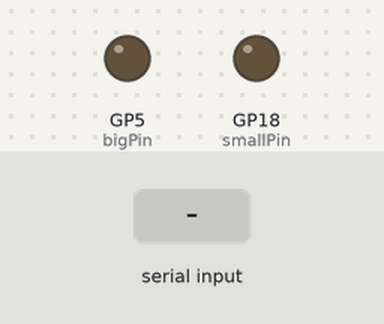
The sketch below on a simulated Raspberry Pi Pico. On the bench: output pins drawn as LEDs (lit = HIGH). Dashed ring = blinking. Inputs (shaded band) come from the test bench. What the sketch prints to the serial monitor is not drawn.

Above: at 1.2 s.
1.3 s: "E90\n" received over Serial
At 2.45 s:
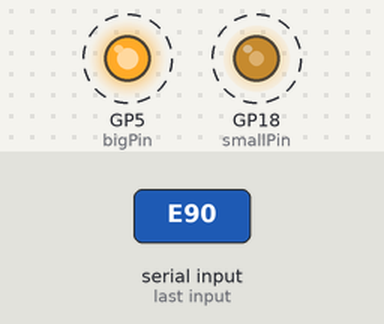
4.3 s: "E" received over Serial
6.8 s: "A90\n" received over Serial
At 7.7 s:
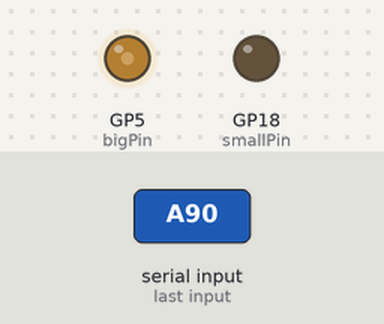
8.3 s: "A,45\n" received over Serial
At 8.9 s:
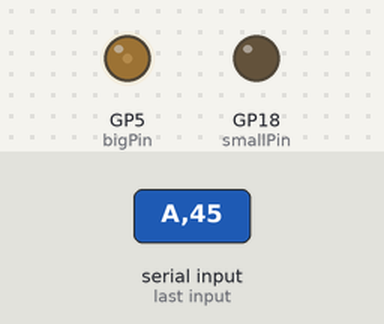
9.8 s: "B,45\n" received over Serial
At 11.0 s:
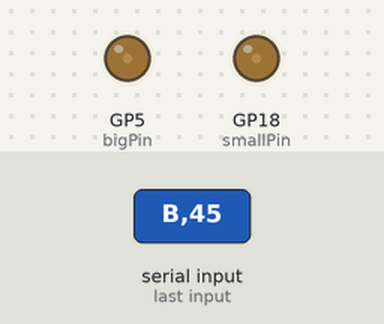
11.3 s: "E,45\n" received over Serial
At 12.45 s:
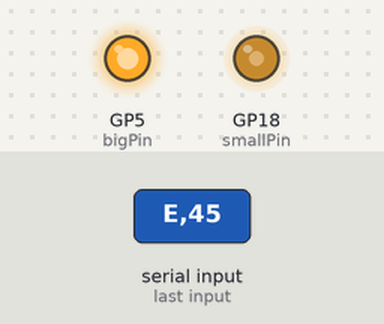
Timing chart, 0 to 15.3 s (numbered marks = the images above; inputs shaded):
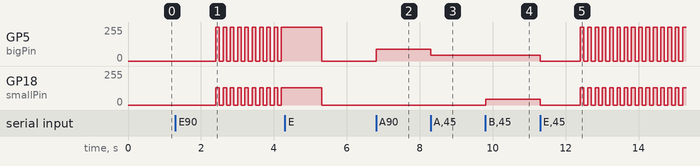

The sketch:

pico-dj-controller.ino
```cpp
/*
  Raspberry Pi Pico PWM Controller (ESP32 BLE removed)

  bigPin   -> GPIO 5
  smallPin -> GPIO 18

  Control via Serial:
  A <0-255>  -> big channel
  B <0-255>  -> small channel
  E <0-3>    -> effect mode
*/

const int bigPin = 5;
const int smallPin = 18;

volatile uint8_t chA = 0;
volatile uint8_t chB = 0;
volatile uint8_t effectMode = 0;

void setup() {
  Serial.begin(115200);

  pinMode(bigPin, OUTPUT);
  pinMode(smallPin, OUTPUT);

  analogWrite(bigPin, 0);
  analogWrite(smallPin, 0);

  Serial.println("CYBER_DJ Pico ready (Serial control)");
}

void handleSerial() {
  if (Serial.available()) {
    char cmd = Serial.read();
    int value = Serial.parseInt();

    switch (cmd) {
      case 'A':
        chA = constrain(value, 0, 255);
        break;
      case 'B':
        chB = constrain(value, 0, 255);
        break;
      case 'E':
        effectMode = constrain(value, 0, 3);
        break;
    }
  }
}

void loop() {
  handleSerial();

  unsigned long now = millis();

  if (effectMode == 1) { // breathe
    float t = now / 1000.0;
    uint8_t va = (sin(t * 2.0 * PI * 0.35) * 0.5 + 0.5) * 255;
    uint8_t vb = (sin(t * 2.0 * PI * 0.35 + PI) * 0.5 + 0.5) * 255;
    analogWrite(bigPin, va);
    analogWrite(smallPin, vb);

  } else if (effectMode == 2) { // crossfade
    float t = now / 1000.0;
    float phase = fmod(t * 0.25, 1.0);
    analogWrite(bigPin, (1.0 - phase) * 255);
    analogWrite(smallPin, phase * 255);

  } else if (effectMode == 3) { // strobe
    int strobeFreq = 10;
    bool on = ((now / (1000 / strobeFreq)) % 2) == 0;
    analogWrite(bigPin, on ? 255 : 0);
    analogWrite(smallPin, on ? 128 : 0);

  } else { // manual
    analogWrite(bigPin, chA);
    analogWrite(smallPin, chB);
  }

  delay(10);
}
```

Measured:
- after the input at 1.3 s, GP5 (bigPin): alternates 255/255 for 0.10 s and 0/255 for 0.10 s, starting after 1.1 s; GP18 (smallPin): alternates 128/255 for 0.10 s and 0/255 for 0.10 s, starting after 1.1 s
- after the input at 6.8 s, GP5 (bigPin): 0/255 → 90/255 at once
- after the input at 8.3 s, GP5 (bigPin): 90/255 → 45/255 at once
- after the input at 9.8 s, GP18 (smallPin): 0/255 → 45/255 at once
- after the input at 11.3 s, GP5 (bigPin): 45/255 → 0/255 at once, then repeats every 0.20 s: 255/255 0.10 s, 0/255 0.10 s; GP18 (smallPin): 45/255 → 0/255 at once, then repeats every 0.20 s: 128/255 0.10 s, 0/255 0.10 s
